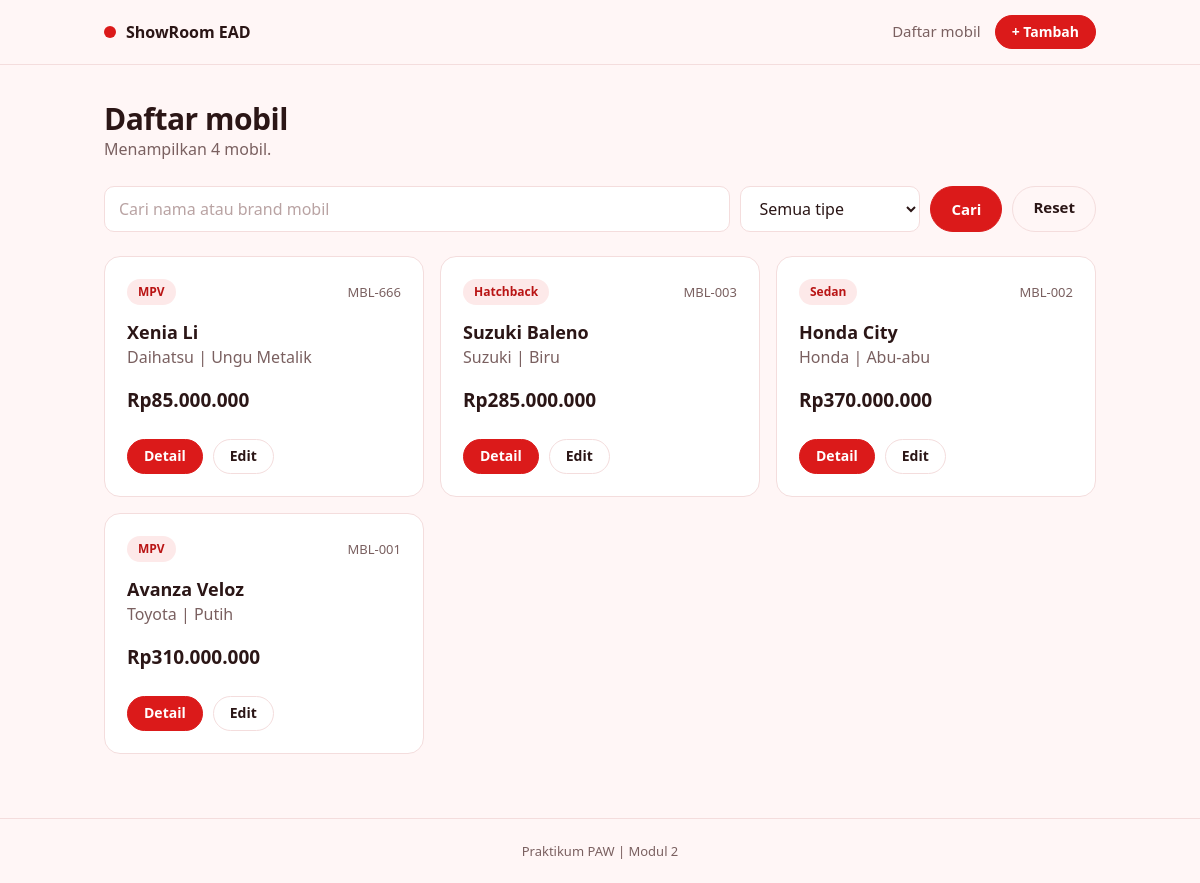
The page / on the database its author committed.
### tables this page shows
CREATE TABLE `showroom_mobil` (
  `id` int(10) UNSIGNED NOT NULL,
  `kode_mobil` varchar(20) NOT NULL,
  `nama_mobil` varchar(100) NOT NULL,
  `brand_mobil` varchar(50) NOT NULL,
  `warna_mobil` varchar(30) NOT NULL,
  `tipe_mobil` varchar(20) NOT NULL,
  `harga_mobil` decimal(13,2) NOT NULL,
  `created_at` timestamp NOT NULL DEFAULT current_timestamp()
);

### functions.php (called while the page is built, shortened)
<?php
function h($teks)
{
    return htmlspecialchars((string) $teks, ENT_QUOTES, 'UTF-8');
}
function input($sumber, $nama)
{
    return '';
}
function rupiah($angka)
{
    return 'Rp' . number_format((float) $angka, 0, ',', '.');
}

### index.php (the view, shortened to what this page needs)
<?php
require 'functions.php';
require 'connect.php';
$search = input($_GET, 'search');
$tipe   = input($_GET, 'tipe');
$sql = "SELECT * FROM showroom_mobil WHERE (nama_mobil LIKE ? OR brand_mobil LIKE ?) AND (? = '' OR tipe_mobil = ?) ORDER BY created_at DESC, id DESC";
$kata = '%' . $search . '%';
$stmt = $conn->prepare($sql);
$stmt->bind_param("ssss", $kata, $kata, $tipe, $tipe);
$stmt->execute();
$result = $stmt->get_result();
$daftar_mobil = $result->fetch_all(MYSQLI_ASSOC);
require 'header.php';
?>
<h1>Daftar mobil</h1>
<p class="muted">Menampilkan <?= count($daftar_mobil) ?> mobil.</p>
<form class="toolbar" method="get" action="index.php">
    <input type="text" name="search" placeholder="Cari nama atau brand mobil" value="<?= h($search) ?>">
    <select name="tipe">
        <option value="">Semua tipe</option>
    </select>
    <button class="btn" type="submit">Cari</button>
    <a class="btn btn-ghost" href="index.php">Reset</a>
</form>
<div class="grid">
    <?php foreach ($daftar_mobil as $mobil): ?>
        <article class="card car">
            <div class="car-top">
                <span class="badge"><?= h($mobil['tipe_mobil']) ?></span>
                <span class="code"><?= h($mobil['kode_mobil']) ?></span>
            </div>
            <h2><?= h($mobil['nama_mobil']) ?></h2>
            <p class="muted"><?= h($mobil['brand_mobil']) ?> | <?= h($mobil['warna_mobil']) ?></p>
            <p class="price"><?= rupiah($mobil['harga_mobil']) ?></p>
            <div class="actions">
                <a class="btn btn-sm" href="detail.php?id=<?= (int) $mobil['id'] ?>">Detail</a>
                <a class="btn btn-sm btn-ghost" href="update.php?id=<?= (int) $mobil['id'] ?>">Edit</a>
            </div>
        </article>
    <?php endforeach ?>
</div>
<?php require 'footer.php'; ?>

### header.php (shortened to what this page needs)
<!doctype html>
<html lang="id">
<head>
    <link rel="stylesheet" href="styles.css">
</head>
<body>
<header class="topbar">
    <div class="wrap">
        <a class="brand" href="index.php"><span class="brand-mark"></span>ShowRoom EAD</a>
        <nav>
            <a class="nav-link" href="index.php">Daftar mobil</a>
            <a class="btn btn-sm" href="create.php">+ Tambah</a>
        </nav>
    </div>
</header>
<main class="wrap">

### footer.php
</main>
<footer class="footer">Praktikum PAW | Modul 2</footer>
</body>
</html>

### styles.css (style rules this page uses)
:root { --merah: #DB1A1A; --merah-tua: #B91414; --latar: #FFF6F6; --putih: #FFFFFF; --merah-muda: #FDE9E9; --garis: #F4DDDD; --teks: #2B1616; --teks-pudar: #7A6060; }
* { box-sizing: border-box; }
body { margin: 0; background: var(--latar); color: var(--teks); font: 16px/1.55 system-ui, -apple-system, "Segoe UI", Roboto, Arial, sans-serif; }
h1, h2, p, dl, dd { margin: 0; }
h1 { font-size: 30px; line-height: 1.2; letter-spacing: -0.5px; overflow-wrap: anywhere; }
h2 { font-size: 18px; line-height: 1.3; overflow-wrap: anywhere; }
.wrap { max-width: 1040px; margin: 0 auto; padding: 0 24px; }
main.wrap { padding-top: 36px; padding-bottom: 64px; min-height: calc(100vh - 130px); }
.muted { color: var(--teks-pudar); }
.topbar { background: var(--latar); border-bottom: 1px solid var(--garis); }
.topbar .wrap { display: flex; align-items: center; justify-content: space-between; height: 64px; }
.brand { display: flex; align-items: center; gap: 10px; color: var(--teks); font-weight: 700; text-decoration: none; }
.brand-mark { width: 12px; height: 12px; border-radius: 50%; background: var(--merah); }
.topbar nav { display: flex; align-items: center; gap: 14px; }
.nav-link { color: var(--teks-pudar); font-size: 15px; text-decoration: none; }
.btn { display: inline-block; padding: 11px 20px; border: 1px solid var(--merah); border-radius: 999px; background: var(--merah); color: #fff; font: inherit; font-size: 15px; font-weight: 600; line-height: 1.2; text-align: center; text-decoration: none; cursor: pointer; }
.btn-sm { padding: 8px 16px; font-size: 14px; }
.btn-ghost { background: transparent; border-color: var(--garis); color: var(--teks); }
.actions { display: flex; flex-wrap: wrap; gap: 10px; margin-top: 24px; }
input, select { width: 100%; height: 46px; padding: 0 14px; border: 1px solid var(--garis); border-radius: 10px; background: var(--putih); color: var(--teks); font: inherit; }
input::placeholder { color: #B9A3A3; }
.toolbar { display: flex; gap: 10px; margin: 24px 0; }
.toolbar input { flex: 1; }
.toolbar select { width: 180px; }
.card { background: var(--putih); border: 1px solid var(--garis); border-radius: 16px; }
.grid { display: grid; grid-template-columns: repeat(3, 1fr); gap: 16px; }
.car { padding: 22px; }
.car-top { display: flex; align-items: center; justify-content: space-between; gap: 12px; margin-bottom: 16px; }
.badge { padding: 4px 11px; border-radius: 999px; background: var(--merah-muda); color: var(--merah-tua); font-size: 12px; font-weight: 600; }
.code { color: var(--teks-pudar); font-size: 13px; }
.price { margin-top: 16px; font-size: 19px; font-weight: 700; }
.footer { padding: 22px; border-top: 1px solid var(--garis); color: var(--teks-pudar); font-size: 13px; text-align: center; }

### rows shown on the page
showroom_mobil: tipe_mobil "MPV", kode_mobil "MBL-666", nama_mobil "Xenia Li", brand_mobil "Daihatsu", warna_mobil "Ungu Metalik", harga_mobil "Rp85.000.000"
showroom_mobil: tipe_mobil "Hatchback", kode_mobil "MBL-003", nama_mobil "Suzuki Baleno", brand_mobil "Suzuki", warna_mobil "Biru", harga_mobil "Rp285.000.000"
showroom_mobil: tipe_mobil "Sedan", kode_mobil "MBL-002", nama_mobil "Honda City", brand_mobil "Honda", warna_mobil "Abu-abu", harga_mobil "Rp370.000.000"
showroom_mobil: tipe_mobil "MPV", kode_mobil "MBL-001", nama_mobil "Avanza Veloz", brand_mobil "Toyota", warna_mobil "Putih", harga_mobil "Rp310.000.000"

### other values the page prints
count($daftar_mobil) "4"
